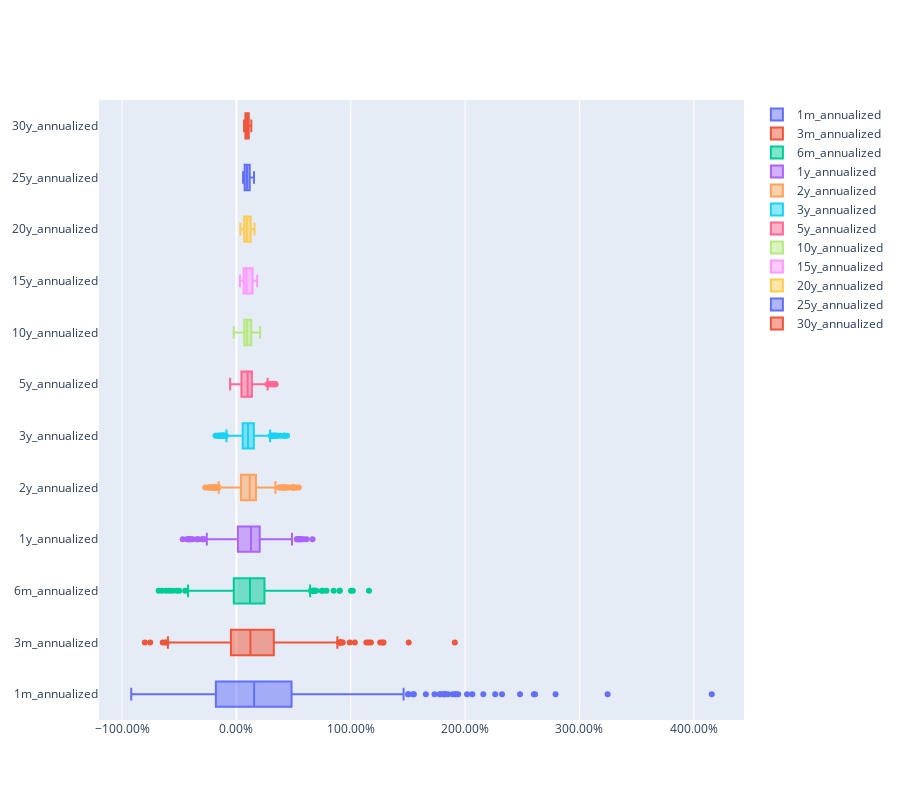

Notebook code cell kept with this figure:
### Code cell
go.Figure(
    data=[
        go.Box(
            x=msci_world[column],
            name=column,
        )
        for column in msci_world.loc[:, '1m_annualized':'30y_annualized'].columns
    ],
    layout=go.Layout(
        height=800,
        xaxis=dict(
            tickformat='.2%',
        )
    )
)

### Figure 1 — Plotly figure (JSON) as saved in the notebook; plotly's stock layout.template omitted (floating-point values rounded to 4 significant figures; data arrays with more than 128 entries replaced by an {"elided": "..."} marker saying what was removed)
{"data": [{"name": "1m_annualized", "type": "box", "x": {"elided": "653 float values"}}, {"name": "3m_annualized", "type": "box", "x": {"elided": "653 float values"}}, {"name": "6m_annualized", "type": "box", "x": {"elided": "653 float values"}}, {"name": "1y_annualized", "type": "box", "x": {"elided": "653 float values"}}, {"name": "2y_annualized", "type": "box", "x": {"elided": "653 float values"}}, {"name": "3y_annualized", "type": "box", "x": {"elided": "653 float values"}}, {"name": "5y_annualized", "type": "box", "x": {"elided": "653 float values"}}, {"name": "10y_annualized", "type": "box", "x": {"elided": "653 float values"}}, {"name": "15y_annualized", "type": "box", "x": {"elided": "653 float values"}}, {"name": "20y_annualized", "type": "box", "x": {"elided": "653 float values"}}, {"name": "25y_annualized", "type": "box", "x": {"elided": "653 float values"}}, {"name": "30y_annualized", "type": "box", "x": {"elided": "653 float values"}}], "layout": {"height": 800, "xaxis": {"tickformat": ".2%"}}}
